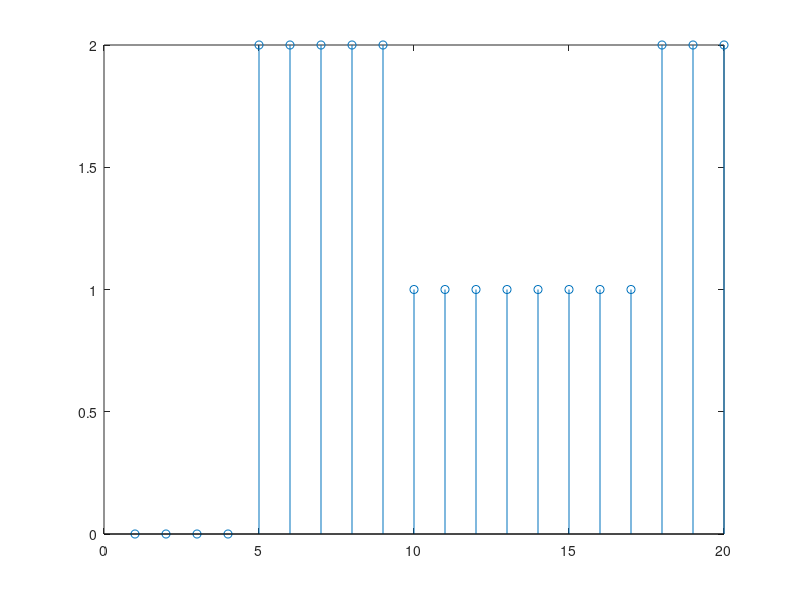
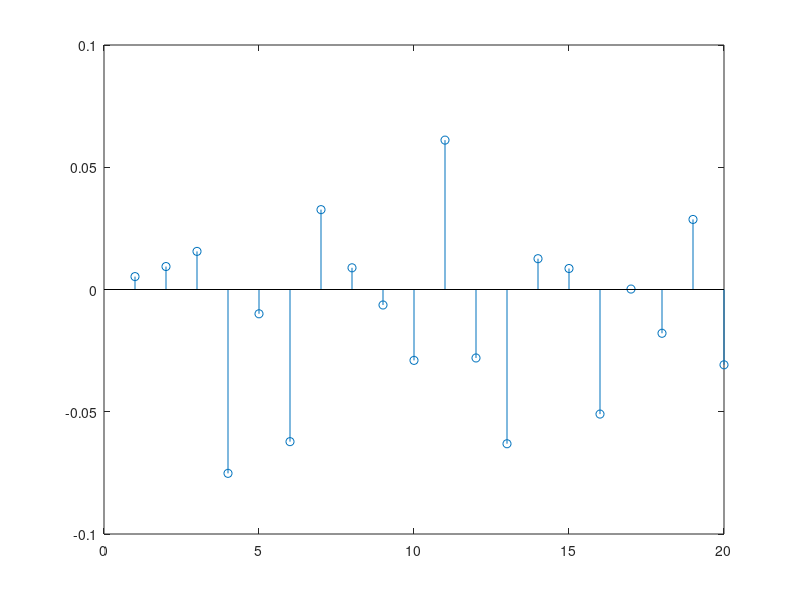

The MATLAB source for these figures, in order:
clear all;
close all;

%% Min Norm
% Set up
m = 5;
n = 20;
rng(1);
%
A = randn(m,n);
x0 = zeros(n,1);
%
x0(5) = 2;
x0(10) = -1;
x0(18) = 1;
%
x0 = cumsum(x0);

y = A*x0;

% Figure out x using least norm
x_ln = (A'*A)'*((A'*A)*(A'*A)')\(A'*y);

figure;
stem(x0);
figure;
stem(x_ln)